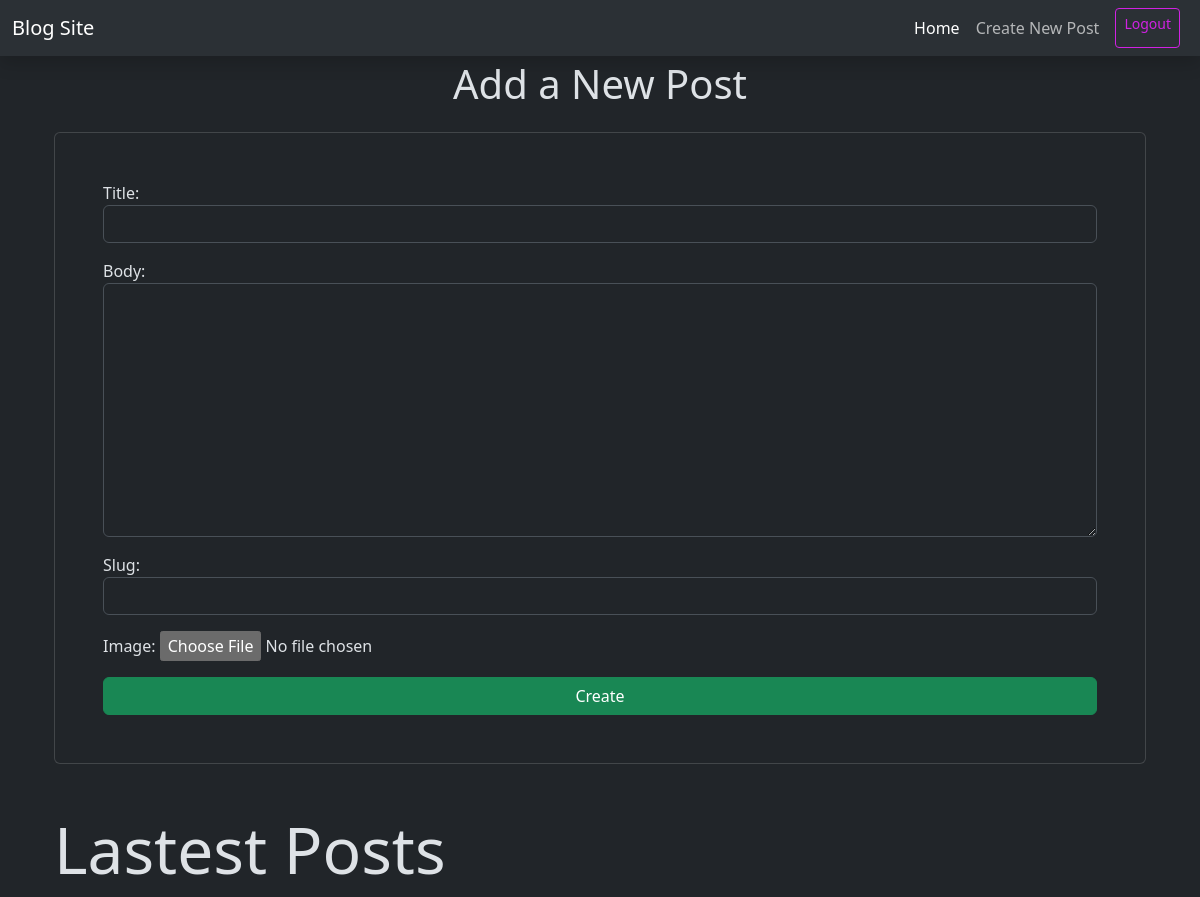
The page /blog/create/ (signed in) on the database as committed earlier.
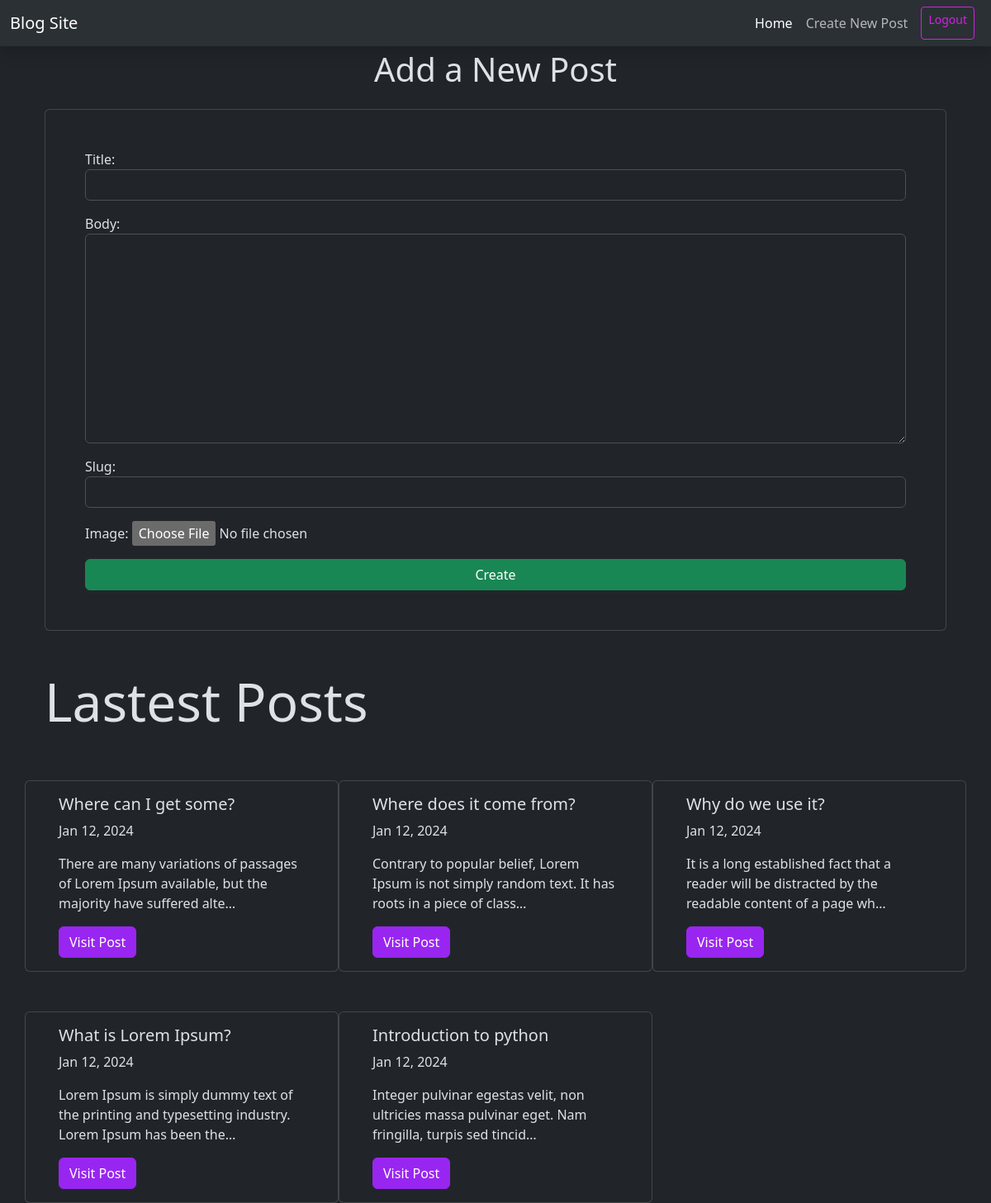
The same page on the database as committed later.
### blog/models.py (models this page shows, shortened)
class Post(models.Model):
    title = models.CharField(max_length =255)
    body = models.TextField()
    slug = models.SlugField(max_length = 255, blank=True, default='')
    date = models.DateTimeField(auto_now_add = True, null=True)
    updated = models.DateTimeField(auto_now=True, null=True)
    author = models.ForeignKey(User, null=True, blank=True, on_delete = models.CASCADE)
    image = models.ImageField(default='',blank=True, upload_to='images')
    image_thumbnail = ImageSpecField(source='image', processors=[ResizeToFill(1200,300)], format = 'JPEG', options={'quality': 60})
    tags = TaggableManager()
    """
    By overriding the save method, we can execute custom logic before
    the object is stored in the database.
    """
    def save(self, *args, **kwargs):
        self.slug = slugify(self.title)
        super().save(*args, **kwargs)
    def get_absolute_url(self):
        return reverse('blog:detail', args=[str(self.slug)])

### blog/views.py (the view)
# urls.py: path('create/',views.create_post, name='create'),
@permission_required('blog.add_post', raise_exception=True)
def create_post(request):
    if request.method == "POST":
        form = PostForm(request.POST, request.FILES)
        if form.is_valid():
            post = form.save(commit = False)
            post.author = request.user
            post.save()
            return redirect('home')
    else:
        form = PostForm()
        content = {
            'section':'blog_create',
            'form':form
        }
    return render(request, 'blog/create.html',content)

### blog/forms.py
class PostForm(ModelForm):
    class Meta:
        model = Post
        fields = ['title','body','slug', 'tags','image']
        widgets = {
            'title': forms.TextInput(attrs={'class': 'form-control'}),
            'body': forms.Textarea(attrs={'class': 'form-control'}),
            'slug': forms.TextInput(attrs={'class': 'input-group form-control'}),
        }

### blog/context_processors.py (called while the page is built)
def latest_posts(request):
    posts = Post.objects.filter().order_by('-date')[:5]
    return {'latest_posts':posts}

### templates/blog/create.html (shortened to what this page needs)
{% extends '../base.html' %}
{% block content %}
<div class="container mb-5">
  <h1 class="text-center my-4">Add a New Post</h1>
  <form
    action="{% url 'blog:create' %}"
    method="post"
    enctype="multipart/form-data"
    class="card p-5"
  >
    {{form.as_p}}
    <button type="submit" class="btn btn-success">Create</button>
  </form>
</div>
{% endblock %}

### templates/blog/_post_list.html
<div class="container">
  <div class="row g-5">
    <h1 class="display-3 mt-5">Lastest Posts</h1>
    {% for post in latest_posts %}
    <div class="card col-md-4">
      <div class="card-body">
        <h5 class="card-title">{{post.title}}</h5>
        <p class="card-text">{{post.date|date:"M j, Y"}}</p>
        <p class="card-text">{{post.body|truncatechars:100}}</p>
        <a href="{{ post.get_absolute_url }}" class="btn btn-primary"
          >Visit Post</a
        >
      </div>
    </div>
    {% endfor %}
  </div>
</div>

Rows that differ between the two databases and show on the page:
added Post: title "Where can I get some?", date "Jan 12, 2024", body "There are many variations of passages of Lorem Ipsum available, but the majority have suffered alte…"
added Post: title "Where does it come from?", date "Jan 12, 2024", body "Contrary to popular belief, Lorem Ipsum is not simply random text. It has roots in a piece of class…"
added Post: title "Why do we use it?", date "Jan 12, 2024", body "It is a long established fact that a reader will be distracted by the readable content of a page wh…"
added Post: title "What is Lorem Ipsum?", date "Jan 12, 2024", body "Lorem Ipsum is simply dummy text of the printing and typesetting industry. Lorem Ipsum has been the…"
added Post: title "Introduction to python", date "Jan 12, 2024", body "Integer pulvinar egestas velit, non ultricies massa pulvinar eget. Nam fringilla, turpis sed tincid…"
